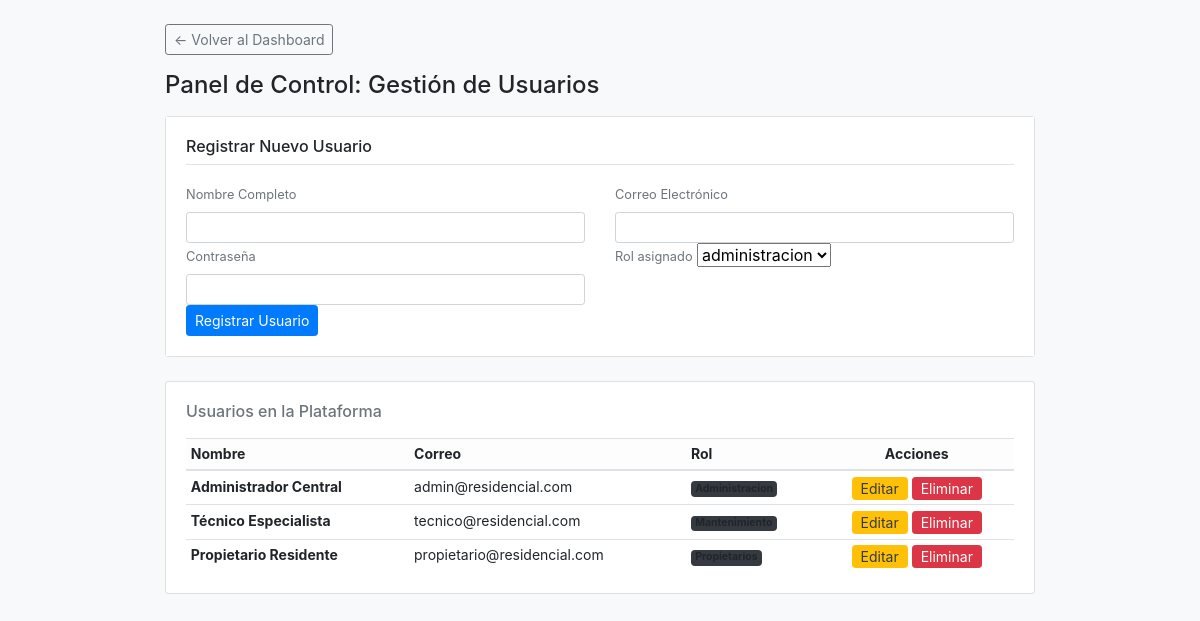
/procesar_usuario.php (signed in), run on the app's committed database.
### tables this page shows
CREATE TABLE `usuarios` (
  `id` int(11) NOT NULL,
  `nombre` varchar(100) NOT NULL,
  `correo` varchar(100) NOT NULL,
  `password` varchar(255) NOT NULL,
  `rol_id` int(11) DEFAULT NULL,
  `fecha_creacion` timestamp NOT NULL DEFAULT current_timestamp()
);

CREATE TABLE `roles` (
  `id` int(11) NOT NULL,
  `nombre` varchar(50) NOT NULL
);

### procesar_usuario.php (the view, shortened to what this page needs)
<?php
require_once 'config/database.php';
try {
    $roles = $pdo->query("SELECT * FROM roles ORDER BY id ASC")->fetchAll();
    $usuarios = $pdo->query("SELECT u.*, r.nombre AS nombre_rol FROM usuarios u LEFT JOIN roles r ON u.rol_id = r.id ORDER BY u.fecha_creacion DESC")->fetchAll();
} catch (PDOException $e) {
    die("Error de base de datos: " . $e->getMessage());
}
?>
<!DOCTYPE html>
<html lang="es">
<head>
    <link href="css/bootstrap.min.css" rel="stylesheet">
    <link rel="stylesheet" href="css/all.min.css">
</head>
<body class="bg-light">
<div class="container my-4" style="max-width: 900px;">
    <a href="dashboard.php" class="btn btn-outline-secondary btn-sm mb-3">← Volver al Dashboard</a>
    <h2 class="h4 mb-3">Panel de Control: Gestión de Usuarios</h2>
    <div class="card shadow-sm mb-4">
        <div class="card-body bg-white text-darkrounded">
            <h5 class="card-title h6 mb-3 border-bottom pb-2" id="form-titulo">Registrar Nuevo Usuario</h5>
            <form action="procesar_usuario.php" method="POST" id="form-usuario">
                <div class="row g-3">
                    <div class="col-md-6">
                        <label class="form-label small fw-bold text-secondary">Nombre Completo</label>
                        <input type="text" name="nombre" id="user_nombre" class="form-control form-control-sm" required>
                    </div>
                    <div class="col-md-6">
                        <label class="form-label small fw-bold text-secondary">Correo Electrónico</label>
                        <input type="email" name="correo" id="user_correo" class="form-control form-control-sm" required>
                    </div>
                    <div class="col-md-6">
                        <label class="form-label small fw-bold text-secondary">Contraseña</label>
                        <input type="text" name="password" id="user_password" class="form-control form-control-sm" required>
                    </div>
                    <div class="col-md-6">
                        <label class="form-label small fw-bold text-secondary">Rol asignado</label>
                        <select name="rol_id" id="user_rol" class="form-select form-select-sm" required>
                            <?php foreach($roles as $rol): ?>
                                <option value="<?= $rol['id'] ?>"><?= htmlspecialchars($rol['nombre']) ?></option>
                            <?php endforeach; ?>
                        </select>
                    </div>
                    <div class="col-12 text-end">
                        <button type="submit" id="btn-guardar" class="btn btn-sm btn-primary">Registrar Usuario</button>
                    </div>
                </div>
            </form>
        </div>
    </div>
    <div class="card shadow-sm">
        <div class="card-body bg-white rounded">
            <h5 class="card-title h6 mb-3 text-secondary">Usuarios en la Plataforma</h5>
            <div class="table-responsive">
                <table class="table table-sm table-hover align-middle mb-0" style="font-size: 14px;">
                    <thead class="table-light">
                        <tr>
                            <th>Nombre</th>
                            <th>Correo</th>
                            <th>Rol</th>
                            <th class="text-center">Acciones</th>
                        </tr>
                    </thead>
                    <tbody>
                        <?php foreach($usuarios as $user): ?>
                            <tr>
                                <td><strong><?= htmlspecialchars($user['nombre']) ?></strong></td>
                                <td><?= htmlspecialchars($user['correo']) ?></td>
                                <td><span class="badge bg-dark text-capitalize"><?= htmlspecialchars($user['nombre_rol']) ?></span></td>
                                <td class="text-center">
                                    <button class="btn btn-sm btn-warning text-dark py-0 px-2" onclick="cargarEdicion(<?= $user['id'] ?>, '<?= urlencode($user['nombre']) ?>', '<?= urlencode($user['correo']) ?>', '<?= urlencode($user['password']) ?>', <?= $user['rol_id'] ?>)">Editar</button>
                                    <a href="eliminar_usuario.php?id=<?= $user['id'] ?>" class="btn btn-sm btn-danger py-0 px-2" onclick="return confirm('¿Está seguro de eliminar este usuario?')">Eliminar</a>
                                </td>
                            </tr>
                        <?php endforeach; ?>
                    </tbody>
                </table>
            </div>
        </div>
    </div>
</div>
</body>
</html>

### data on the page
usuarios: nombre "Administrador Central", correo "admin@residencial.com", rol.nombre "Administracion"
usuarios: nombre "Técnico Especialista", correo "tecnico@residencial.com", rol.nombre "Mantenimiento"
usuarios: nombre "Propietario Residente", correo "propietario@residencial.com", rol.nombre "Propietarios"

### other printed values
form field rol_id "administracion"
